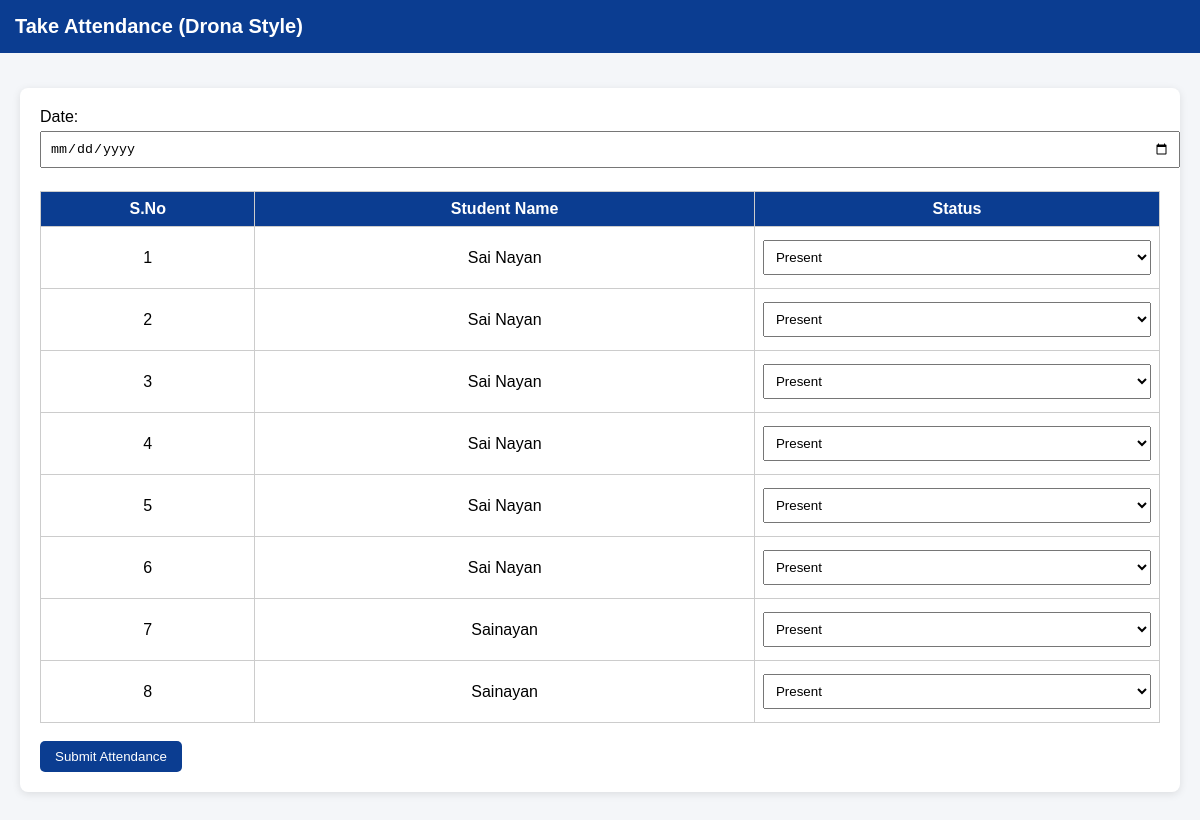
Page /attendance on the earlier database version.
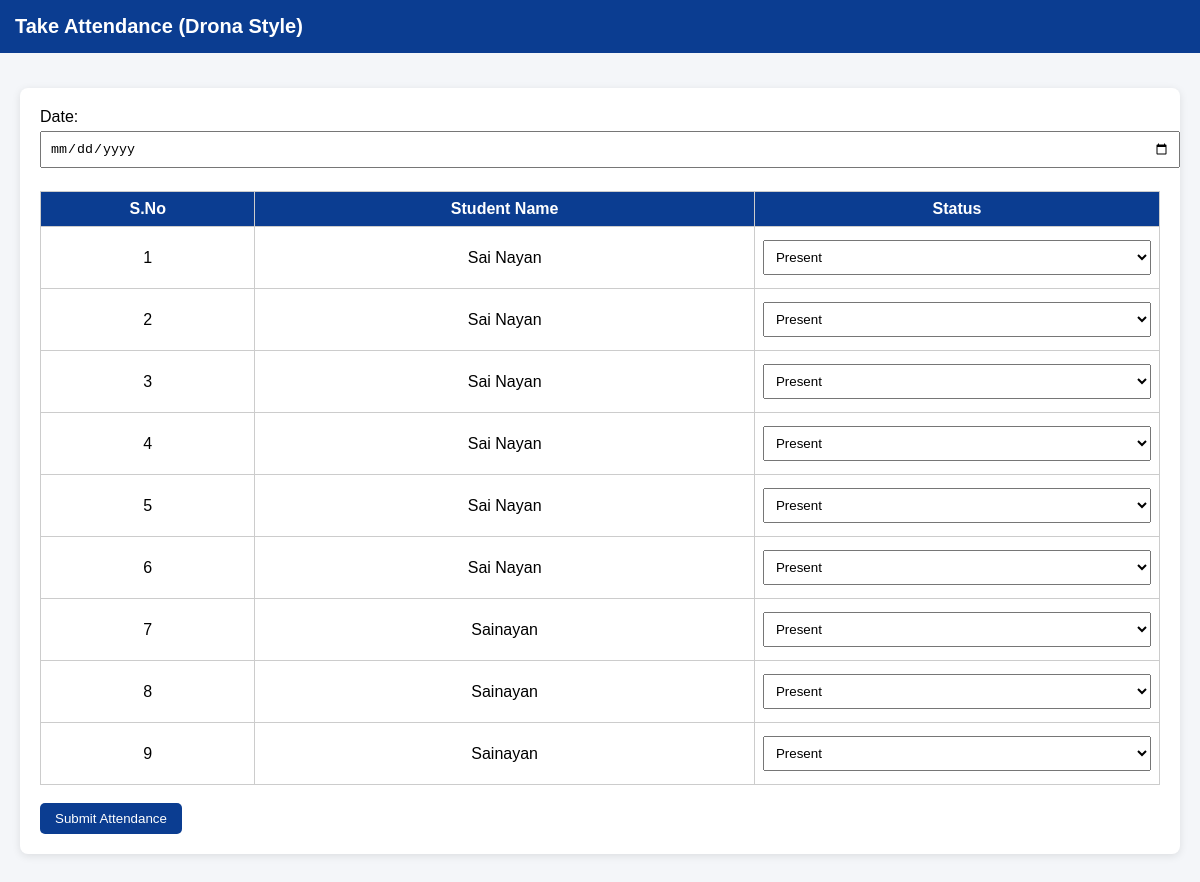
Same page on the later database version.
### tables this page shows
CREATE TABLE students(
    id INTEGER PRIMARY KEY AUTOINCREMENT,
    name TEXT,
    email TEXT,
    password TEXT
);

### app.py (the view)
@app.route("/attendance",methods=["GET","POST"])
def attendance():
    conn=sqlite3.connect("database.db")
    cur=conn.cursor()
    cur.execute("SELECT * FROM students")
    students=cur.fetchall()
    if request.method=="POST":
        date=request.form["date"]
        for s in students:
            status=request.form.get(f"s{s[0]}")
            cur.execute("INSERT INTO attendance VALUES (?,?,?)",(s[0],date,status))
        conn.commit()
    conn.close()
    return render_template("attendance.html",students=students)

### templates/attendance.html (shortened to what this page needs)
<!DOCTYPE html>
<html>
<head>
<link rel="stylesheet" href="{{url_for('static',filename='style.css')}}">
</head>
<body>
<div class="navbar">Take Attendance (Drona Style)</div>
<div class="container">
<div class="card">
<form method="POST">
<label>Date:</label>
<input type="date" name="date" required>
<br><br>
<table>
<tr>
<th>S.No</th>
<th>Student Name</th>
<th>Status</th>
</tr>
{% for s in students %}
<tr>
<td>{{loop.index}}</td>
<td>{{s[1]}}</td>
<td>
<select name="s{{s[0]}}">
<option value="Present">Present</option>
</select>
</td>
</tr>
{% endfor %}
</table>
<br>
<button type="submit">Submit Attendance</button>
</form>
</div>
</div>
</body>
</html>

Differences in the rows shown:
added students: name "Sainayan", id "Present"
